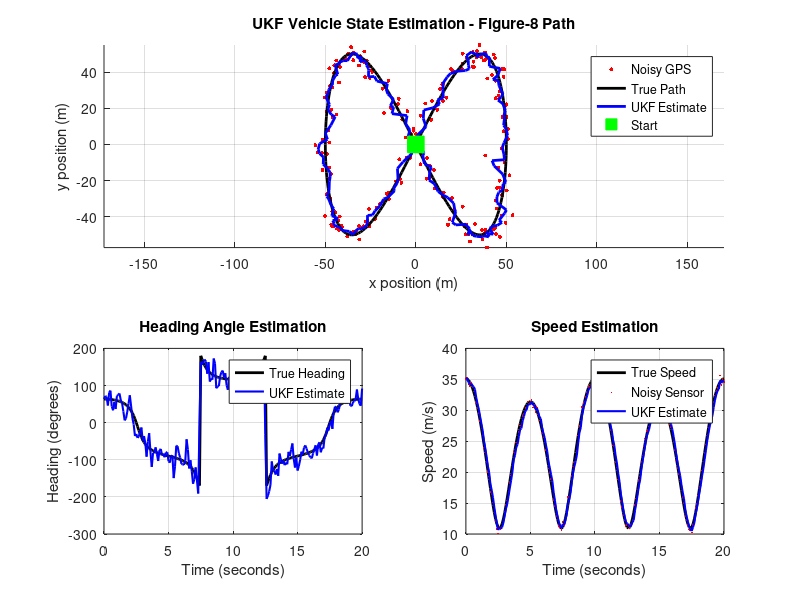

This chart was generated by the following MATLAB code:
%% PROJECT 9: Unscented Kalman Filter for Vehicle State Estimation
% Simulates a car driving a figure-8 pattern
% State: [x, y, theta, v] - position, heading, speed
% Measurements: noisy GPS (x,y) and noisy speed sensor
% UKF handles nonlinear heading dynamics without Jacobian

%--- Simulation Parameters ---
dt = 0.1;           % Time step in seconds
t  = 0:dt:20;       % 20 seconds total
N  = length(t);     % Number of time steps

%--- True Path: Figure-8 ---
x_true     = 50*sin(2*pi*t/20);
y_true     = 50*sin(2*pi*t/10);
dx         = gradient(x_true, dt);
dy         = gradient(y_true, dt);
theta_true = atan2(dy, dx);
v_true     = sqrt(dx.^2 + dy.^2);
omega      = gradient(theta_true, dt);    % Heading rate

fprintf('--- UKF Vehicle State Estimation ---\n')
fprintf('Simulation time : %.0f seconds\n', t(end))
fprintf('Time steps      : %d\n', N)

%--- Measurement Noise ---
rng(42)
gps_std   = 3.0;
speed_std = 0.5;

z_x = x_true + gps_std   * randn(1,N);
z_y = y_true + gps_std   * randn(1,N);
z_v = v_true + speed_std * randn(1,N);
Z   = [z_x; z_y; z_v];

%--- Noise Covariances ---
Q = diag([0.01, 0.01, 0.001, 0.01].^2);
R = diag([gps_std, gps_std, speed_std].^2);

fprintf('\n--- Noise Parameters ---\n')
fprintf('GPS noise std   : %.1f meters\n', gps_std)
fprintf('Speed noise std : %.1f m/s\n', speed_std)

%--- UKF Parameters ---
n      = 4;
m      = 3;
alpha  = 1e-3;
kappa  = 0;
beta   = 2;
lambda = alpha^2*(n+kappa) - n;

%--- Sigma Point Weights ---
Wm    = zeros(1, 2*n+1);
Wc    = zeros(1, 2*n+1);
Wm(1) = lambda/(n+lambda);
Wc(1) = lambda/(n+lambda) + (1-alpha^2+beta);
for i = 2:2*n+1
    Wm(i) = 1/(2*(n+lambda));
    Wc(i) = 1/(2*(n+lambda));
end

%--- Measurement Model ---
h = @(x) [x(1); x(2); x(4)];

%--- Initialize ---
x_est      = zeros(n,N);
x_est(:,1) = [z_x(1); z_y(1); theta_true(1); v_true(1)];
P          = diag([gps_std^2, gps_std^2, 0.1, speed_std^2]);

fprintf('\nRunning UKF...\n')

%--- UKF Loop ---
for k = 2:N

    %--- Motion model at this time step ---
    f = @(x) [x(1) + x(4)*cos(x(3))*dt;
               x(2) + x(4)*sin(x(3))*dt;
               x(3) + omega(k)*dt;
               x(4)];

    %--- Generate Sigma Points ---
    S     = chol((n+lambda)*P + eye(n)*1e-6, 'lower');
    Xsig  = [x_est(:,k-1), ...
             x_est(:,k-1)*ones(1,n) + S, ...
             x_est(:,k-1)*ones(1,n) - S];

    %--- Propagate Sigma Points ---
    Xsig_pred = zeros(n, 2*n+1);
    for i = 1:2*n+1
        Xsig_pred(:,i) = f(Xsig(:,i));
    end

    %--- Predicted Mean and Covariance ---
    x_pred = Xsig_pred * Wm';
    P_pred = Q;
    for i = 1:2*n+1
        diff   = Xsig_pred(:,i) - x_pred;
        P_pred = P_pred + Wc(i)*(diff*diff');
    end

    %--- Measurement Sigma Points ---
    Zsig = zeros(m, 2*n+1);
    for i = 1:2*n+1
        Zsig(:,i) = h(Xsig_pred(:,i));
    end
    z_pred = Zsig * Wm';

    %--- Innovation and Cross Covariance ---
    Pzz = R;
    Pxz = zeros(n,m);
    for i = 1:2*n+1
        dz  = Zsig(:,i)      - z_pred;
        dxx = Xsig_pred(:,i) - x_pred;
        Pzz = Pzz + Wc(i)*(dz*dz');
        Pxz = Pxz + Wc(i)*(dxx*dz');
    end

    %--- Kalman Gain and Update ---
    K             = Pxz / Pzz;
    innovation    = Z(:,k) - z_pred;
    x_est(:,k)   = x_pred + K*innovation;
    P             = P_pred - K*Pzz*K';
    P             = (P+P')/2;

end

fprintf('UKF complete\n')

%--- Plot ---
figure;

subplot(2,2,[1,2])
hold on
scatter(z_x, z_y, 8, 'r', 'filled', 'DisplayName', 'Noisy GPS')
plot(x_true, y_true, 'k-', 'LineWidth', 2, 'DisplayName', 'True Path')
plot(x_est(1,:), x_est(2,:), 'b-', 'LineWidth', 2, 'DisplayName', 'UKF Estimate')
plot(x_true(1), y_true(1), 'gs', 'MarkerSize', 12, ...
     'MarkerFaceColor', 'g', 'DisplayName', 'Start')
legend('Location', 'northeast')
title('UKF Vehicle State Estimation - Figure-8 Path')
xlabel('x position (m)')
ylabel('y position (m)')
grid on
axis equal
hold off

subplot(2,2,3)
plot(t, rad2deg(theta_true), 'k-', 'LineWidth', 2)
hold on
plot(t, rad2deg(x_est(3,:)), 'b-', 'LineWidth', 1.5)
legend('True Heading', 'UKF Estimate')
title('Heading Angle Estimation')
xlabel('Time (seconds)')
ylabel('Heading (degrees)')
grid on
hold off

subplot(2,2,4)
plot(t, v_true, 'k-', 'LineWidth', 2)
hold on
plot(t, z_v,        'r.', 'MarkerSize', 4)
plot(t, x_est(4,:), 'b-', 'LineWidth', 1.5)
legend('True Speed', 'Noisy Sensor', 'UKF Estimate')
title('Speed Estimation')
xlabel('Time (seconds)')
ylabel('Speed (m/s)')
grid on
hold off

%--- Performance ---
pos_error_gps = mean(sqrt((z_x-x_true).^2 + (z_y-y_true).^2));
pos_error_ukf = mean(sqrt((x_est(1,:)-x_true).^2 + ...
                          (x_est(2,:)-y_true).^2));

fprintf('\n--- Performance ---\n')
fprintf('Mean GPS position error : %.2f meters\n', pos_error_gps)
fprintf('Mean UKF position error : %.2f meters\n', pos_error_ukf)
fprintf('UKF improvement         : %.1fx better than GPS\n', ...
         pos_error_gps/pos_error_ukf)

saveas(gcf, 'ukf_vehicle.png')
